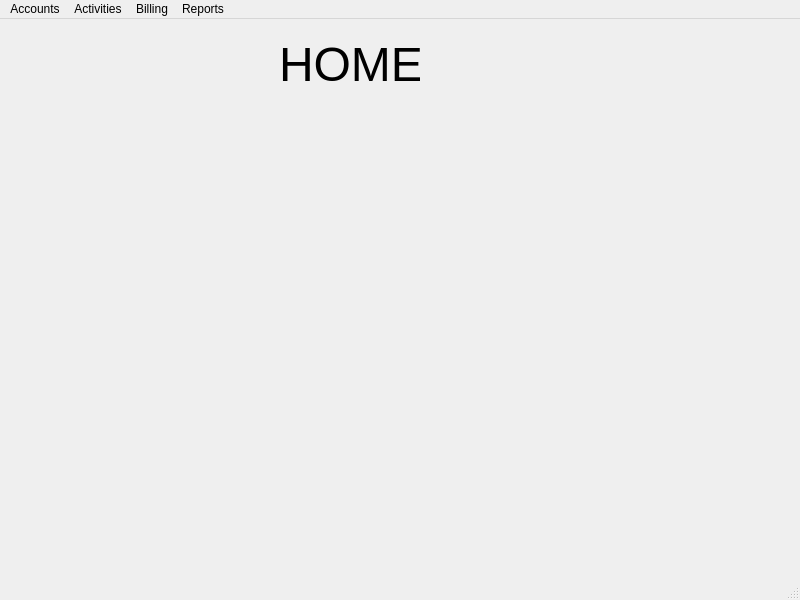
<?xml version="1.0" encoding="UTF-8"?>
<ui version="4.0">
 <class>MainWindow</class>
 <widget class="QMainWindow" name="MainWindow">
  <property name="windowModality">
   <enum>Qt::NonModal</enum>
  </property>
  <property name="geometry">
   <rect>
    <x>0</x>
    <y>0</y>
    <width>800</width>
    <height>600</height>
   </rect>
  </property>
  <property name="sizePolicy">
   <sizepolicy hsizetype="Maximum" vsizetype="Maximum">
    <horstretch>0</horstretch>
    <verstretch>0</verstretch>
   </sizepolicy>
  </property>
  <property name="windowTitle">
   <string>Faith Associates</string>
  </property>
  <widget class="QWidget" name="centralwidget">
   <widget class="QWidget" name="Home" native="true">
    <property name="geometry">
     <rect>
      <x>-1</x>
      <y>-1</y>
      <width>801</width>
      <height>551</height>
     </rect>
    </property>
    <widget class="QLabel" name="label">
     <property name="geometry">
      <rect>
       <x>280</x>
       <y>16</y>
       <width>141</width>
       <height>61</height>
      </rect>
     </property>
     <property name="font">
      <font>
       <pointsize>36</pointsize>
      </font>
     </property>
     <property name="text">
      <string>HOME</string>
     </property>
    </widget>
   </widget>
  </widget>
  <widget class="QMenuBar" name="menubar">
   <property name="geometry">
    <rect>
     <x>0</x>
     <y>0</y>
     <width>800</width>
     <height>22</height>
    </rect>
   </property>
   <property name="minimumSize">
    <size>
     <width>0</width>
     <height>5</height>
    </size>
   </property>
   <property name="sizeIncrement">
    <size>
     <width>0</width>
     <height>10</height>
    </size>
   </property>
   <widget class="QMenu" name="menuFile">
    <property name="title">
     <string>Accounts</string>
    </property>
    <addaction name="actionCompanySetup"/>
    <addaction name="actionDateSetup"/>
    <addaction name="separator"/>
    <addaction name="actionChartOfAccounts"/>
    <addaction name="separator"/>
    <addaction name="actionAdd_New_Item"/>
   </widget>
   <widget class="QMenu" name="menuActivities">
    <property name="title">
     <string>Activities</string>
    </property>
    <addaction name="actionAdd_New_Job"/>
    <addaction name="actionJob_List"/>
    <addaction name="separator"/>
    <addaction name="actionAdd_New_PID"/>
    <addaction name="actionPID_List"/>
   </widget>
   <widget class="QMenu" name="menuBilling">
    <property name="title">
     <string>Billing</string>
    </property>
    <addaction name="actionCreate_New_Bill"/>
    <addaction name="separator"/>
    <addaction name="actionCreate_New_PID_Bill"/>
   </widget>
   <widget class="QMenu" name="menuReports">
    <property name="title">
     <string>Reports</string>
    </property>
   </widget>
   <addaction name="menuFile"/>
   <addaction name="menuActivities"/>
   <addaction name="menuBilling"/>
   <addaction name="menuReports"/>
  </widget>
  <widget class="QStatusBar" name="statusbar"/>
  <action name="actionCompanySetup">
   <property name="text">
    <string>Company Setup</string>
   </property>
  </action>
  <action name="actionDateSetup">
   <property name="text">
    <string>Date Setup</string>
   </property>
  </action>
  <action name="actionChartOfAccounts">
   <property name="text">
    <string>Chart Of Accounts</string>
   </property>
  </action>
  <action name="actionAdd_New_Job">
   <property name="text">
    <string>Add New Job</string>
   </property>
  </action>
  <action name="actionJob_List">
   <property name="text">
    <string>Job List</string>
   </property>
  </action>
  <action name="actionAdd_New_PID">
   <property name="text">
    <string>Add New PID</string>
   </property>
  </action>
  <action name="actionPID_List">
   <property name="text">
    <string>PID List</string>
   </property>
  </action>
  <action name="actionCreate_New_Bill">
   <property name="text">
    <string>Create New Bill</string>
   </property>
  </action>
  <action name="actionCreate_New_PID_Bill">
   <property name="text">
    <string>Create New PID Bill</string>
   </property>
  </action>
  <action name="actionAdd_New_Item">
   <property name="text">
    <string>Item Management</string>
   </property>
  </action>
  <action name="actionAdd_New_Terminal">
   <property name="text">
    <string>Add New Terminal</string>
   </property>
  </action>
 </widget>
 <resources/>
 <connections/>
</ui>
